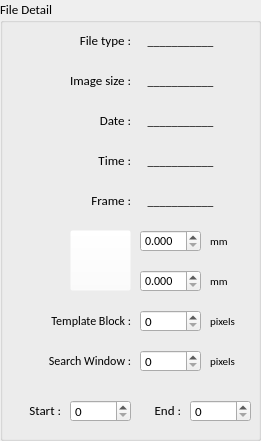
   <widget class="QGroupBox" name="groupBox_filedetail">
    <property name="geometry">
     <rect>
      <x>560</x>
      <y>50</y>
      <width>261</width>
      <height>441</height>
     </rect>
    </property>
    <property name="font">
     <font>
      <family>Calibri</family>
      <pointsize>10</pointsize>
     </font>
    </property>
    <property name="title">
     <string>File Detail</string>
    </property>
    <widget class="QLabel" name="label_image_size">
     <property name="geometry">
      <rect>
       <x>30</x>
       <y>70</y>
       <width>101</width>
       <height>21</height>
      </rect>
     </property>
     <property name="text">
      <string>Image size :</string>
     </property>
     <property name="textFormat">
      <enum>Qt::AutoText</enum>
     </property>
     <property name="alignment">
      <set>Qt::AlignRight|Qt::AlignTrailing|Qt::AlignVCenter</set>
     </property>
    </widget>
    <widget class="QLabel" name="label_date">
     <property name="geometry">
      <rect>
       <x>30</x>
       <y>110</y>
       <width>101</width>
       <height>21</height>
      </rect>
     </property>
     <property name="text">
      <string>Date :</string>
     </property>
     <property name="textFormat">
      <enum>Qt::AutoText</enum>
     </property>
     <property name="alignment">
      <set>Qt::AlignRight|Qt::AlignTrailing|Qt::AlignVCenter</set>
     </property>
    </widget>
    <widget class="QLabel" name="label_frame">
     <property name="geometry">
      <rect>
       <x>30</x>
       <y>190</y>
       <width>101</width>
       <height>21</height>
      </rect>
     </property>
     <property name="text">
      <string>Frame :</string>
     </property>
     <property name="textFormat">
      <enum>Qt::AutoText</enum>
     </property>
     <property name="alignment">
      <set>Qt::AlignRight|Qt::AlignTrailing|Qt::AlignVCenter</set>
     </property>
    </widget>
    <widget class="QLabel" name="label_delta_x">
     <property name="geometry">
      <rect>
       <x>30</x>
       <y>230</y>
       <width>101</width>
       <height>21</height>
      </rect>
     </property>
     <property name="text">
      <string>Delta X :</string>
     </property>
     <property name="textFormat">
      <enum>Qt::AutoText</enum>
     </property>
     <property name="alignment">
      <set>Qt::AlignRight|Qt::AlignTrailing|Qt::AlignVCenter</set>
     </property>
    </widget>
    <widget class="QLabel" name="label_delta_y">
     <property name="geometry">
      <rect>
       <x>30</x>
       <y>270</y>
       <width>101</width>
       <height>21</height>
      </rect>
     </property>
     <property name="text">
      <string>Delta Y :</string>
     </property>
     <property name="textFormat">
      <enum>Qt::AutoText</enum>
     </property>
     <property name="alignment">
      <set>Qt::AlignRight|Qt::AlignTrailing|Qt::AlignVCenter</set>
     </property>
    </widget>
    <widget class="QLabel" name="label_time">
     <property name="geometry">
      <rect>
       <x>30</x>
       <y>150</y>
       <width>101</width>
       <height>21</height>
      </rect>
     </property>
     <property name="text">
      <string>Time :</string>
     </property>
     <property name="textFormat">
      <enum>Qt::AutoText</enum>
     </property>
     <property name="alignment">
      <set>Qt::AlignRight|Qt::AlignTrailing|Qt::AlignVCenter</set>
     </property>
    </widget>
    <widget class="QLabel" name="label_image_size_show">
     <property name="geometry">
      <rect>
       <x>140</x>
       <y>70</y>
       <width>81</width>
       <height>21</height>
      </rect>
     </property>
     <property name="font">
      <font>
       <family>Calibri</family>
       <pointsize>9</pointsize>
       <underline>false</underline>
      </font>
     </property>
     <property name="styleSheet">
      <string notr="true"/>
     </property>
     <property name="text">
      <string>___________</string>
     </property>
     <property name="textFormat">
      <enum>Qt::AutoText</enum>
     </property>
     <property name="alignment">
      <set>Qt::AlignCenter</set>
     </property>
    </widget>
    <widget class="QLabel" name="label_date_show">
     <property name="geometry">
      <rect>
       <x>140</x>
       <y>110</y>
       <width>81</width>
       <height>21</height>
      </rect>
     </property>
     <property name="font">
      <font>
       <family>Calibri</family>
       <pointsize>9</pointsize>
       <underline>false</underline>
      </font>
     </property>
     <property name="styleSheet">
      <string notr="true"/>
     </property>
     <property name="text">
      <string>___________</string>
     </property>
     <property name="textFormat">
      <enum>Qt::AutoText</enum>
     </property>
     <property name="alignment">
      <set>Qt::AlignCenter</set>
     </property>
    </widget>
    <widget class="QLabel" name="label_time_show">
     <property name="geometry">
      <rect>
       <x>140</x>
       <y>150</y>
       <width>81</width>
       <height>21</height>
      </rect>
     </property>
     <property name="font">
      <font>
       <family>Calibri</family>
       <pointsize>9</pointsize>
       <underline>false</underline>
      </font>
     </property>
     <property name="styleSheet">
      <string notr="true"/>
     </property>
     <property name="text">
      <string>___________</string>
     </property>
     <property name="textFormat">
      <enum>Qt::AutoText</enum>
     </property>
     <property name="alignment">
      <set>Qt::AlignCenter</set>
     </property>
    </widget>
    <widget class="QLabel" name="label_frame_show">
     <property name="geometry">
      <rect>
       <x>140</x>
       <y>190</y>
       <width>81</width>
       <height>21</height>
      </rect>
     </property>
     <property name="font">
      <font>
       <family>Calibri</family>
       <pointsize>9</pointsize>
       <underline>false</underline>
      </font>
     </property>
     <property name="styleSheet">
      <string notr="true"/>
     </property>
     <property name="text">
      <string>___________</string>
     </property>
     <property name="textFormat">
      <enum>Qt::AutoText</enum>
     </property>
     <property name="alignment">
      <set>Qt::AlignCenter</set>
     </property>
    </widget>
    <widget class="QLabel" name="label_filetype_show">
     <property name="geometry">
      <rect>
       <x>140</x>
       <y>30</y>
       <width>81</width>
       <height>21</height>
      </rect>
     </property>
     <property name="font">
      <font>
       <family>Calibri</family>
       <pointsize>9</pointsize>
       <underline>false</underline>
      </font>
     </property>
     <property name="styleSheet">
      <string notr="true"/>
     </property>
     <property name="text">
      <string>___________</string>
     </property>
     <property name="textFormat">
      <enum>Qt::AutoText</enum>
     </property>
     <property name="alignment">
      <set>Qt::AlignCenter</set>
     </property>
    </widget>
    <widget class="QLabel" name="label_filetype">
     <property name="geometry">
      <rect>
       <x>30</x>
       <y>30</y>
       <width>101</width>
       <height>21</height>
      </rect>
     </property>
     <property name="text">
      <string>File type :</string>
     </property>
     <property name="textFormat">
      <enum>Qt::AutoText</enum>
     </property>
     <property name="alignment">
      <set>Qt::AlignRight|Qt::AlignTrailing|Qt::AlignVCenter</set>
     </property>
    </widget>
    <widget class="QLabel" name="label_mm1">
     <property name="geometry">
      <rect>
       <x>210</x>
       <y>230</y>
       <width>31</width>
       <height>21</height>
      </rect>
     </property>
     <property name="font">
      <font>
       <pointsize>8</pointsize>
      </font>
     </property>
     <property name="text">
      <string>mm</string>
     </property>
     <property name="textFormat">
      <enum>Qt::AutoText</enum>
     </property>
     <property name="alignment">
      <set>Qt::AlignLeading|Qt::AlignLeft|Qt::AlignVCenter</set>
     </property>
    </widget>
    <widget class="QLabel" name="label_mm2">
     <property name="geometry">
      <rect>
       <x>210</x>
       <y>270</y>
       <width>31</width>
       <height>21</height>
      </rect>
     </property>
     <property name="font">
      <font>
       <pointsize>8</pointsize>
      </font>
     </property>
     <property name="text">
      <string>mm</string>
     </property>
     <property name="textFormat">
      <enum>Qt::AutoText</enum>
     </property>
     <property name="alignment">
      <set>Qt::AlignLeading|Qt::AlignLeft|Qt::AlignVCenter</set>
     </property>
    </widget>
    <widget class="QLabel" name="label_search_window">
     <property name="geometry">
      <rect>
       <x>20</x>
       <y>350</y>
       <width>111</width>
       <height>21</height>
      </rect>
     </property>
     <property name="font">
      <font>
       <pointsize>9</pointsize>
      </font>
     </property>
     <property name="text">
      <string>Search Window :</string>
     </property>
     <property name="textFormat">
      <enum>Qt::AutoText</enum>
     </property>
     <property name="alignment">
      <set>Qt::AlignRight|Qt::AlignTrailing|Qt::AlignVCenter</set>
     </property>
    </widget>
    <widget class="QLabel" name="label_template_block">
     <property name="geometry">
      <rect>
       <x>30</x>
       <y>310</y>
       <width>101</width>
       <height>21</height>
      </rect>
     </property>
     <property name="font">
      <font>
       <pointsize>9</pointsize>
      </font>
     </property>
     <property name="text">
      <string>Template Block :</string>
     </property>
     <property name="textFormat">
      <enum>Qt::AutoText</enum>
     </property>
     <property name="alignment">
      <set>Qt::AlignRight|Qt::AlignTrailing|Qt::AlignVCenter</set>
     </property>
    </widget>
    <widget class="QLabel" name="label_pixel1">
     <property name="geometry">
      <rect>
       <x>210</x>
       <y>310</y>
       <width>41</width>
       <height>21</height>
      </rect>
     </property>
     <property name="font">
      <font>
       <pointsize>8</pointsize>
      </font>
     </property>
     <property name="text">
      <string>pixels</string>
     </property>
     <property name="textFormat">
      <enum>Qt::AutoText</enum>
     </property>
     <property name="alignment">
      <set>Qt::AlignLeading|Qt::AlignLeft|Qt::AlignVCenter</set>
     </property>
    </widget>
    <widget class="QLabel" name="label_pixel2">
     <property name="geometry">
      <rect>
       <x>210</x>
       <y>350</y>
       <width>41</width>
       <height>21</height>
      </rect>
     </property>
     <property name="font">
      <font>
       <pointsize>8</pointsize>
      </font>
     </property>
     <property name="text">
      <string>pixels</string>
     </property>
     <property name="textFormat">
      <enum>Qt::AutoText</enum>
     </property>
     <property name="alignment">
      <set>Qt::AlignLeading|Qt::AlignLeft|Qt::AlignVCenter</set>
     </property>
    </widget>
    <widget class="QSpinBox" name="spinBox_temp_size">
     <property name="geometry">
      <rect>
       <x>140</x>
       <y>310</y>
       <width>61</width>
       <height>22</height>
      </rect>
     </property>
     <property name="font">
      <font>
       <family>Calibri</family>
       <pointsize>10</pointsize>
      </font>
     </property>
    </widget>
    <widget class="QSpinBox" name="spinBox_search_range">
     <property name="geometry">
      <rect>
       <x>140</x>
       <y>350</y>
       <width>61</width>
       <height>22</height>
      </rect>
     </property>
     <property name="font">
      <font>
       <family>Calibri</family>
       <pointsize>10</pointsize>
      </font>
     </property>
    </widget>
    <widget class="QDoubleSpinBox" name="doubleSpinBox_delta_x">
     <property name="geometry">
      <rect>
       <x>140</x>
       <y>230</y>
       <width>61</width>
       <height>22</height>
      </rect>
     </property>
     <property name="font">
      <font>
       <family>Calibri</family>
       <pointsize>9</pointsize>
      </font>
     </property>
     <property name="decimals">
      <number>3</number>
     </property>
     <property name="singleStep">
      <double>0.050000000000000</double>
     </property>
    </widget>
    <widget class="QDoubleSpinBox" name="doubleSpinBox_delta_y">
     <property name="geometry">
      <rect>
       <x>140</x>
       <y>270</y>
       <width>61</width>
       <height>22</height>
      </rect>
     </property>
     <property name="font">
      <font>
       <family>Calibri</family>
       <pointsize>9</pointsize>
      </font>
     </property>
     <property name="decimals">
      <number>3</number>
     </property>
     <property name="singleStep">
      <double>0.050000000000000</double>
     </property>
    </widget>
    <widget class="QSpinBox" name="spinBox_end">
     <property name="geometry">
      <rect>
       <x>190</x>
       <y>400</y>
       <width>61</width>
       <height>22</height>
      </rect>
     </property>
     <property name="font">
      <font>
       <family>Calibri</family>
       <pointsize>10</pointsize>
      </font>
     </property>
     <property name="maximum">
      <number>99</number>
     </property>
    </widget>
    <widget class="QSpinBox" name="spinBox_start">
     <property name="geometry">
      <rect>
       <x>70</x>
       <y>400</y>
       <width>61</width>
       <height>22</height>
      </rect>
     </property>
     <property name="font">
      <font>
       <family>Calibri</family>
       <pointsize>10</pointsize>
      </font>
     </property>
    </widget>
    <widget class="QLabel" name="label_date_2">
     <property name="geometry">
      <rect>
       <x>140</x>
       <y>400</y>
       <width>41</width>
       <height>21</height>
      </rect>
     </property>
     <property name="text">
      <string>End :</string>
     </property>
     <property name="textFormat">
      <enum>Qt::AutoText</enum>
     </property>
     <property name="alignment">
      <set>Qt::AlignRight|Qt::AlignTrailing|Qt::AlignVCenter</set>
     </property>
    </widget>
    <widget class="QLabel" name="label_date_3">
     <property name="geometry">
      <rect>
       <x>10</x>
       <y>400</y>
       <width>51</width>
       <height>21</height>
      </rect>
     </property>
     <property name="text">
      <string>Start :</string>
     </property>
     <property name="textFormat">
      <enum>Qt::AutoText</enum>
     </property>
     <property name="alignment">
      <set>Qt::AlignRight|Qt::AlignTrailing|Qt::AlignVCenter</set>
     </property>
    </widget>
    <widget class="QPushButton" name="btn_set_delta">
     <property name="geometry">
      <rect>
       <x>70</x>
       <y>230</y>
       <width>61</width>
       <height>61</height>
      </rect>
     </property>
     <property name="styleSheet">
      <string notr="true">background-color: rgba(255, 255, 255, 0);</string>
     </property>
     <property name="text">
      <string/>
     </property>
    </widget>
    <zorder>label_image_size</zorder>
    <zorder>label_date</zorder>
    <zorder>label_frame</zorder>
    <zorder>label_delta_x</zorder>
    <zorder>label_delta_y</zorder>
    <zorder>label_time</zorder>
    <zorder>label_image_size_show</zorder>
    <zorder>label_date_show</zorder>
    <zorder>label_time_show</zorder>
    <zorder>label_frame_show</zorder>
    <zorder>label_filetype_show</zorder>
    <zorder>label_filetype</zorder>
    <zorder>label_mm1</zorder>
    <zorder>label_mm2</zorder>
    <zorder>label_template_block</zorder>
    <zorder>label_search_window</zorder>
    <zorder>label_pixel1</zorder>
    <zorder>label_pixel2</zorder>
    <zorder>spinBox_temp_size</zorder>
    <zorder>spinBox_search_range</zorder>
    <zorder>doubleSpinBox_delta_x</zorder>
    <zorder>doubleSpinBox_delta_y</zorder>
    <zorder>spinBox_end</zorder>
    <zorder>spinBox_start</zorder>
    <zorder>label_date_2</zorder>
    <zorder>label_date_3</zorder>
    <zorder>btn_set_delta</zorder>
   </widget>
